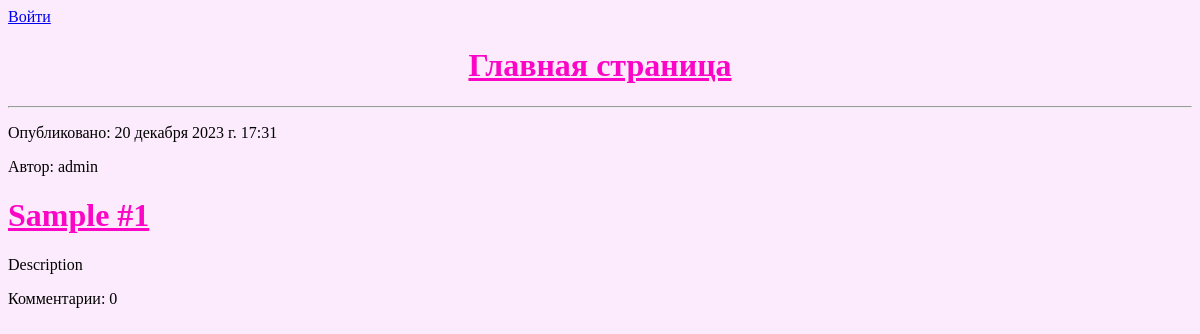
Before: / with the older database file.
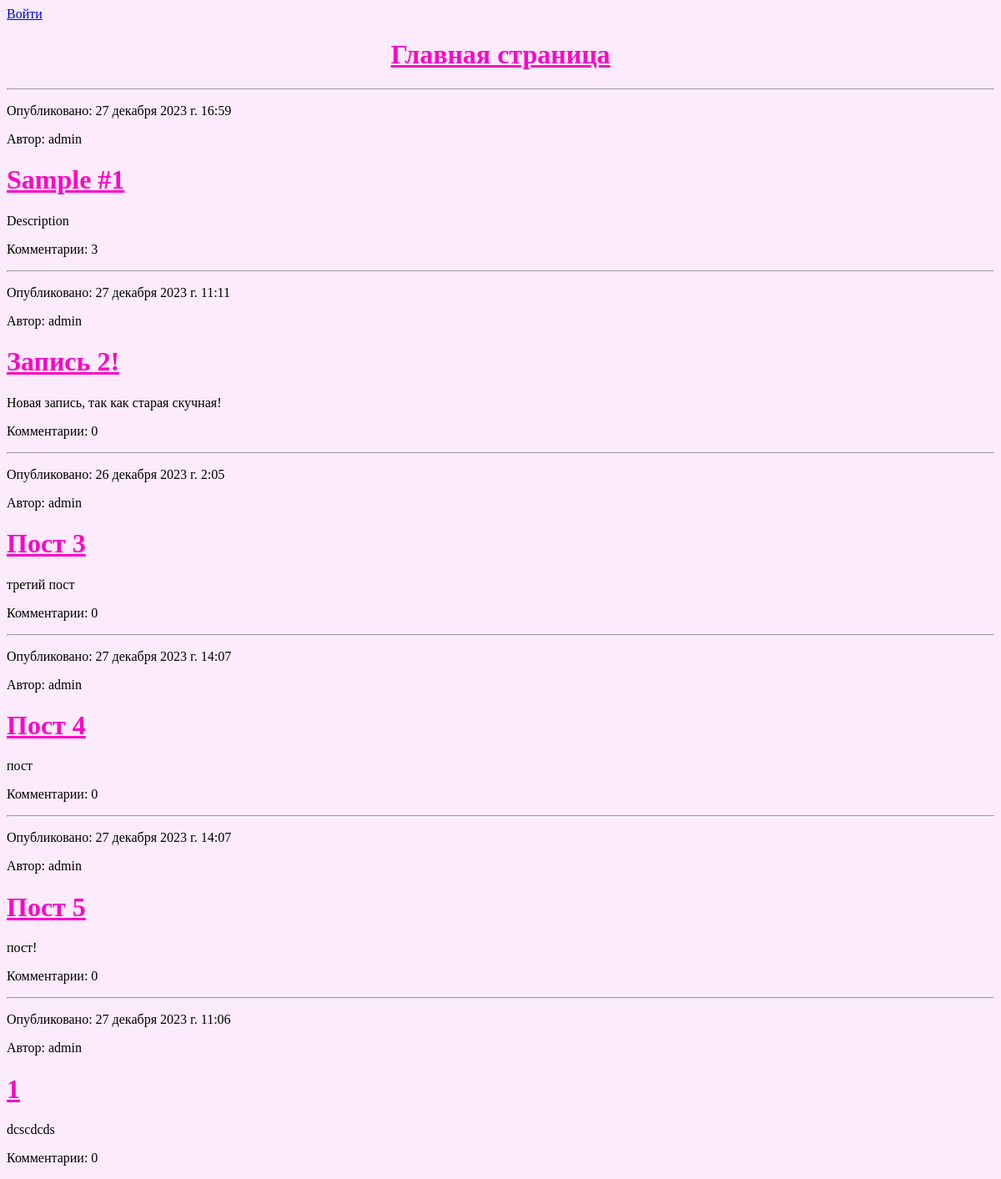
After: the same page with the newer database file.
### blog/models.py (models this page shows, shortened)
class Post(models.Model):
	author = models.ForeignKey(settings.AUTH_USER_MODEL, on_delete=models.CASCADE)
	title = models.CharField(max_length=200, verbose_name="Заголовок")
	text = models.TextField(verbose_name="Текст статьи")
	created_date = models.DateTimeField(default=timezone.now, verbose_name="Дата создания")
	published_date = models.DateTimeField(blank=True, null=True, verbose_name="Дата публикации")
	objects = PostManager()
	published = PostPublishedManager()
	is_published = models.BooleanField(default=False, verbose_name="Запись опубликована?")
	class Meta:
		verbose_name = 'Запись в блоге'
		verbose_name_plural = 'Записи в блоге'
	def get_absolute_url(self):
		return reverse('post_detail', args=[str(self.id)])

### blog/views.py (the view)
# urls.py: path('', views.post_list, name='post_list'),
def post_list(request):
	posts = Post.objects.for_user(user=request.user)
	return render(request, 'blog/post_list.html', {'posts': posts})

### blog/managers.py (called while the page is built)
	def for_user(self, user=None):
		if user.is_staff:
			return self.all()
		elif user.is_authenticated:
			return self.filter(
				Q(published_date__lte=timezone.now()) | Q(author=user))
		else:
			return self.filter(published_date__lte=timezone.now())

	def get_queryset(self):
		return PostQuerySet(self.model, using=self._db)

	def for_user(self, user=None):
		return self.get_queryset().for_user(user=user)

	def get_queryset(self):
		return CommentQuerySet(self.model, using=self._db)

### blog/templates/blog/post_list.html
{% extends 'blog/base.html' %}
{% block content %}
	{% for post in posts %}
	<hr>
	<div class="post">
		<div class="date">
			{% if post.published_date %}
				<p>Опубликовано: {{ post.published_date }}</p>
			{% else %}
				<p>Не опубликовано: {{ post.published_date }}</p>
			{% endif %}
			<p>Автор: {{ post.author }}</p>
		</div>
		<h1><a href="{{ post.get_absolute_url }}">{{ post.title }}</a></h1>
		<p>{{ post.text|linebreaksbr }}</p>
		<p>Комментарии: {{ post.comments.count }}</p>
	</div>
	{% endfor %}
{% endblock %}

### blog/templates/blog/base.html (shortened to what this page needs)
{% load static %}
<!DOCTYPE html>
<html lang="en" dir="ltr">
<head>
	<link rel="stylesheet" href="{% static 'blog/css/theme.css' %}">
</head>
<body bgcolor=#fbebfc>
	{% block header %}
	<div class="page-header">
		{% if request.user.is_authenticated %}
			<a href="{% url 'logout' %}" class="top-menu"><span class="glyphicon glyphicon-log-out"></span> Выйти</a>
			<a href="{% url 'post_add' %}" class="top-menu"><span class="glyphicon glyphicon-plus"></span> Добавить пост</a>
		{% else %}
			<a href="{% url 'login' %}" class="top-menu">Войти</a>
		{% endif %}
		<h1><center><a href="/">Главная страница</a></center></h1>
	</div>
	{% endblock %}
	<div>
		<div class="content container">
			<div class="row">
				<div class="col-md-8">
					{% block content %}
					{% endblock %}
				</div>
			</div>
		</div>
	</div>
</body>
</html>

### blog/static/blog/css/theme.css (style rules this page uses)
h1 a { color: #FC05C6; }

Changed rows visible on the page:
changed Post "Sample #1": published_date "20 декабря 2023 г. 17:31" → "27 декабря 2023 г. 16:59"; comments.count "0" → "3"
added Post: published_date "27 декабря 2023 г. 11:11", author "admin", title "Запись 2!", text "Новая запись, так как старая скучная!", comments.count "0"
added Post: published_date "26 декабря 2023 г. 2:05", author "admin", title "Пост 3", text "третий пост", comments.count "0"
added Post: published_date "27 декабря 2023 г. 14:07", author "admin", title "Пост 4", text "пост", comments.count "0"
added Post: published_date "27 декабря 2023 г. 14:07", author "admin", title "Пост 5", text "пост!", comments.count "0"
added Post: published_date "27 декабря 2023 г. 11:06", author "admin", title "1", text "dcscdcds", comments.count "0"
